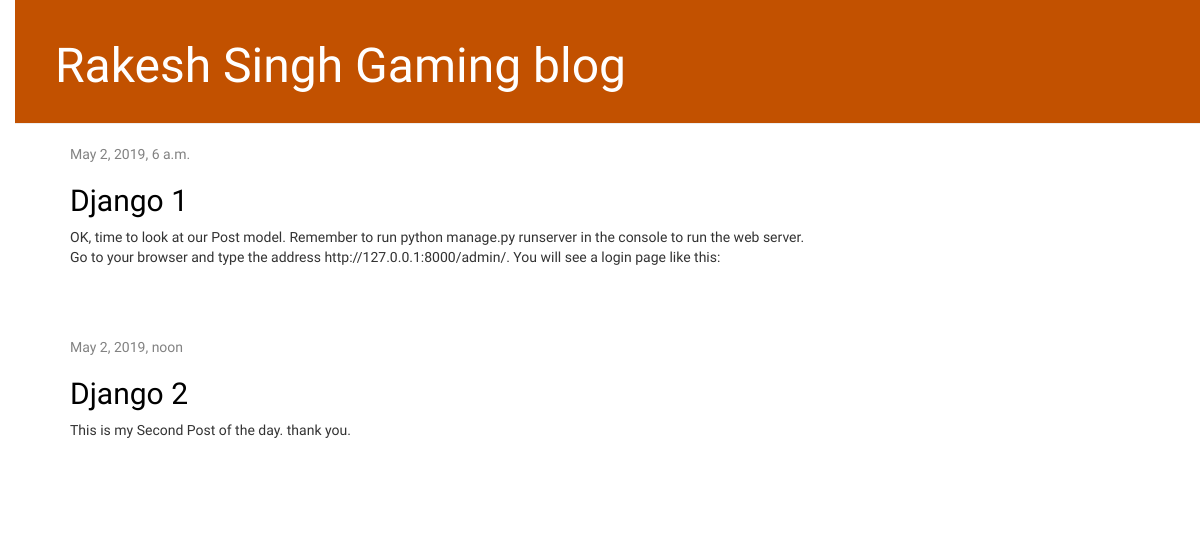
The app's page /, older data.
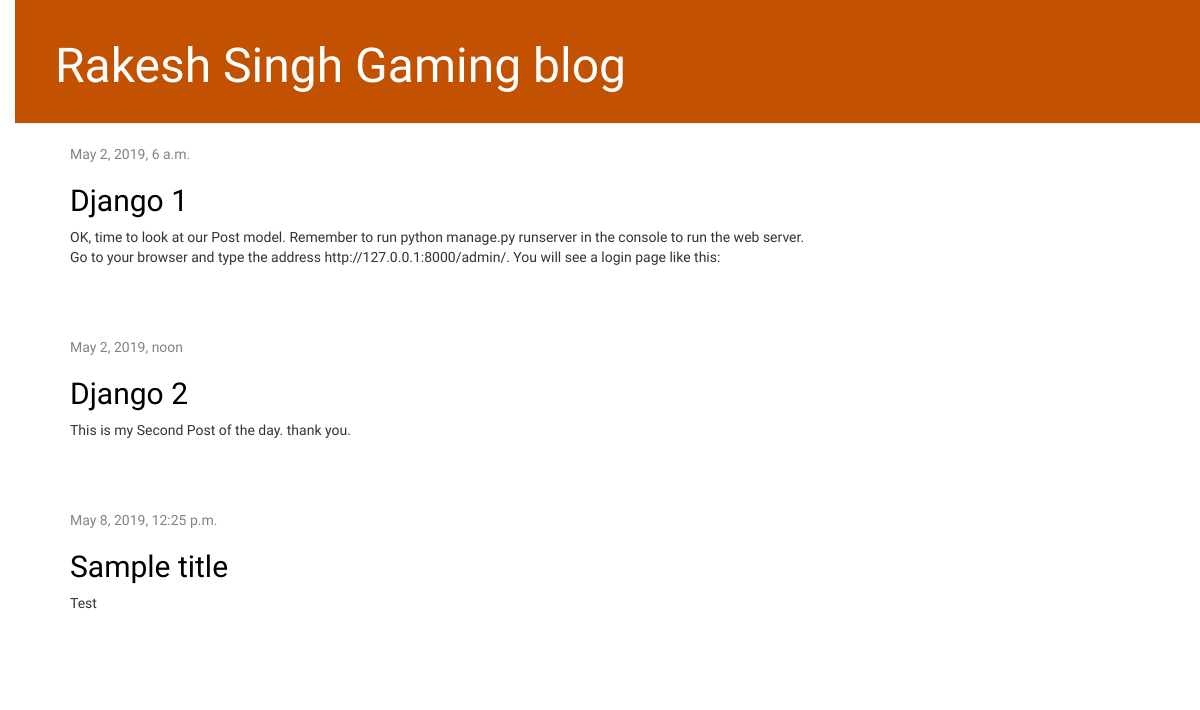
The same page, newer data.
### blog/models.py (models this page shows, shortened)
class Post(models.Model):
    author = models.ForeignKey(settings.AUTH_USER_MODEL, on_delete = models.CASCADE)
    title = models.CharField(max_length= 200)
    text = models.TextField()
    cteated_date = models.DateTimeField(default= timezone.now)
    published_date = models.DateTimeField(blank = True, null = True)

### blog/views.py (the view)
# urls.py: path('' , views.post_list, name = 'post_list'),
def post_list(request):
    posts = Post.objects.filter(published_date__lte = timezone.now()).order_by('published_date')
    return render(request, 'blog/post_list.html', {'posts': posts})

### blog/templates/blog/post_list.html
{% extends 'blog/base.html' %}
{% block content %}
    {% for post in posts %}
        <div class="post">
            <div class="date">
                {{ post.published_date }}
            </div>
            <h2><a href="{% url 'post_detail' pk=post.pk %}">{{ post.title }}</a></h2>
            <p>{{ post.text|linebreaksbr }}</p>
        </div>
    {% endfor %}
{% endblock %}

Row changes from the older to the newer data that the page shows:
added Post: published_date "May 8, 2019, 12:25 p.m.", title "Sample title", text "Test"
